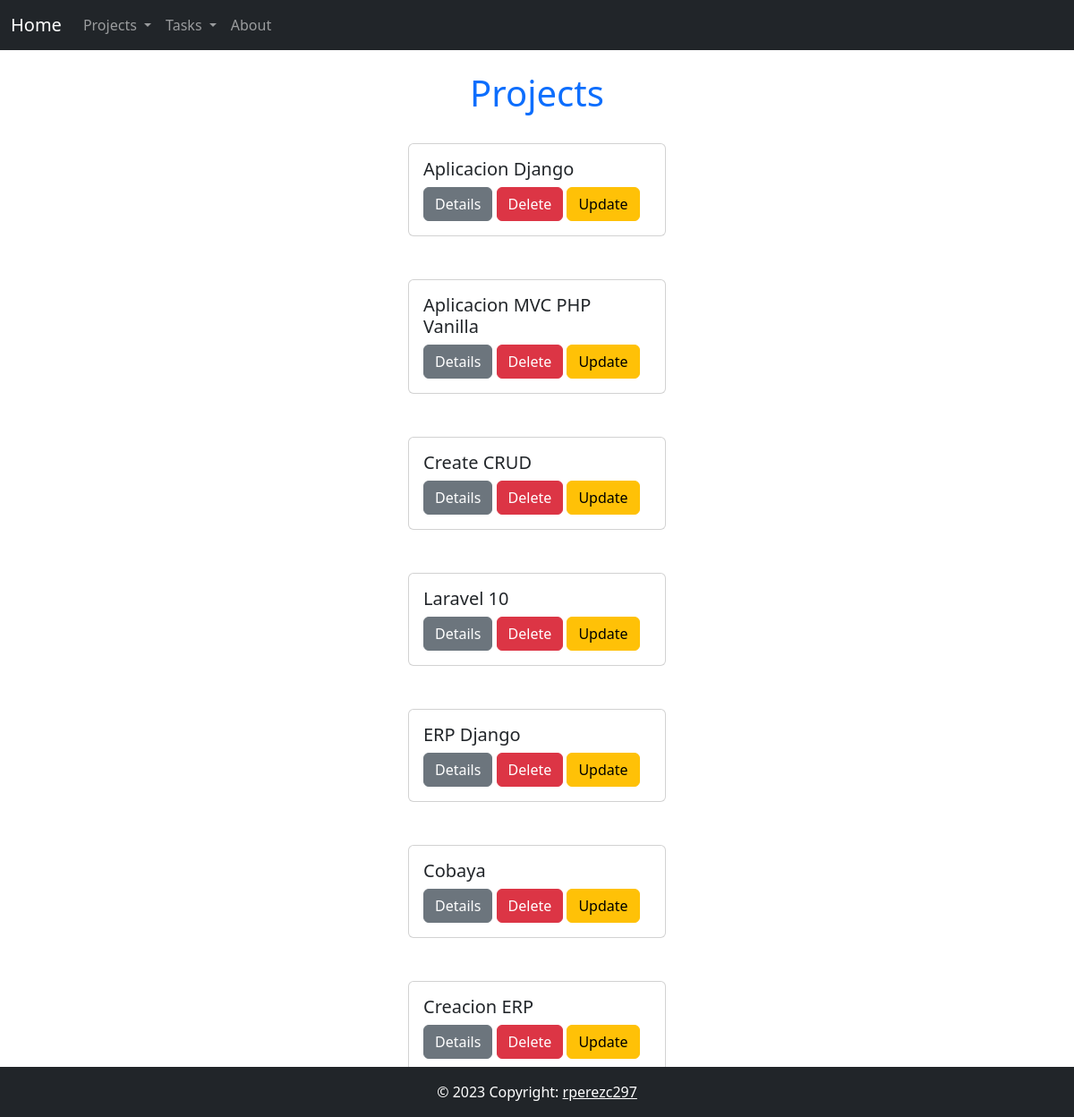
The page /projects/ on the database as committed earlier.
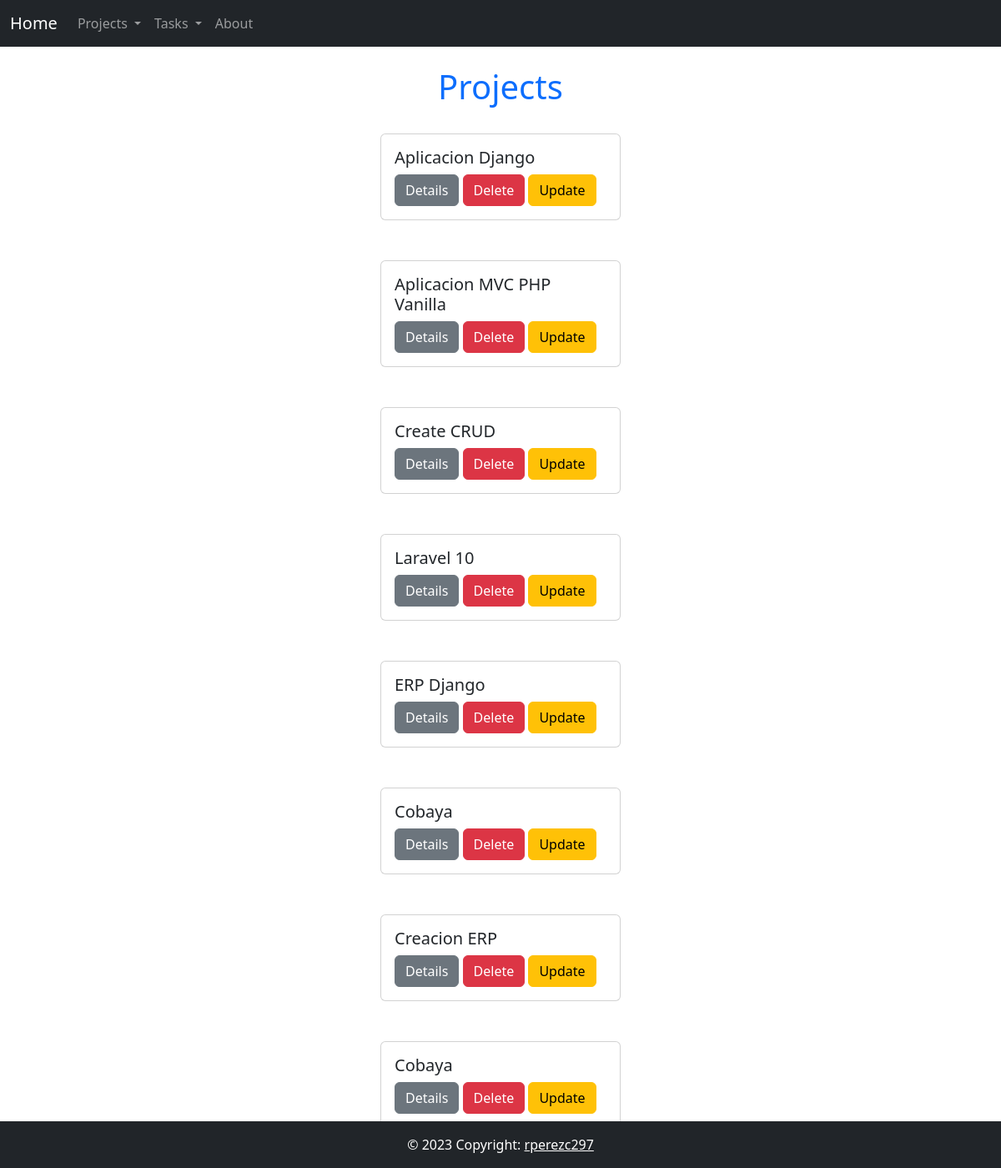
The same page on the database as committed later.
### myapp/models.py (models this page shows)
class Project(models.Model):
    name = models.CharField(max_length=200)
    def __str__(self):
        return self.name;

### myapp/views.py (the view)
# urls.py: path('projects/', views.projects, name = 'projects'),
def projects(request):
    projects = Project.objects.all()
    return render(request, 'projects/projects.html', {
        'projects': projects
    })

### myapp/templates/projects/projects.html
{% extends 'layouts/base.html' %}
{% block content %}
<div class="container d-flex flex-column align-items-center">
  <h1 class="text-primary">Projects</h1>
  {% for project in projects  %}
      <article class="card my-4" style="width: 18rem;">
        <div class="card-body">
          <h5 class="card-title">{{project}}</h5>
          <a href="{% url 'project_detail' project.id %}" class="btn btn-secondary">Details</a>
          <a href="{% url 'delete_project' project.id %}" class="btn btn-danger">Delete</a>
          <a href="{% url 'update_project_form' project.id %}" class="btn btn-warning">Update</a>
        </div>
      </article>
  {% endfor %}
</div>
{% endblock %}

Rows that differ between the two databases and show on the page:
added Project: name "Cobaya"
